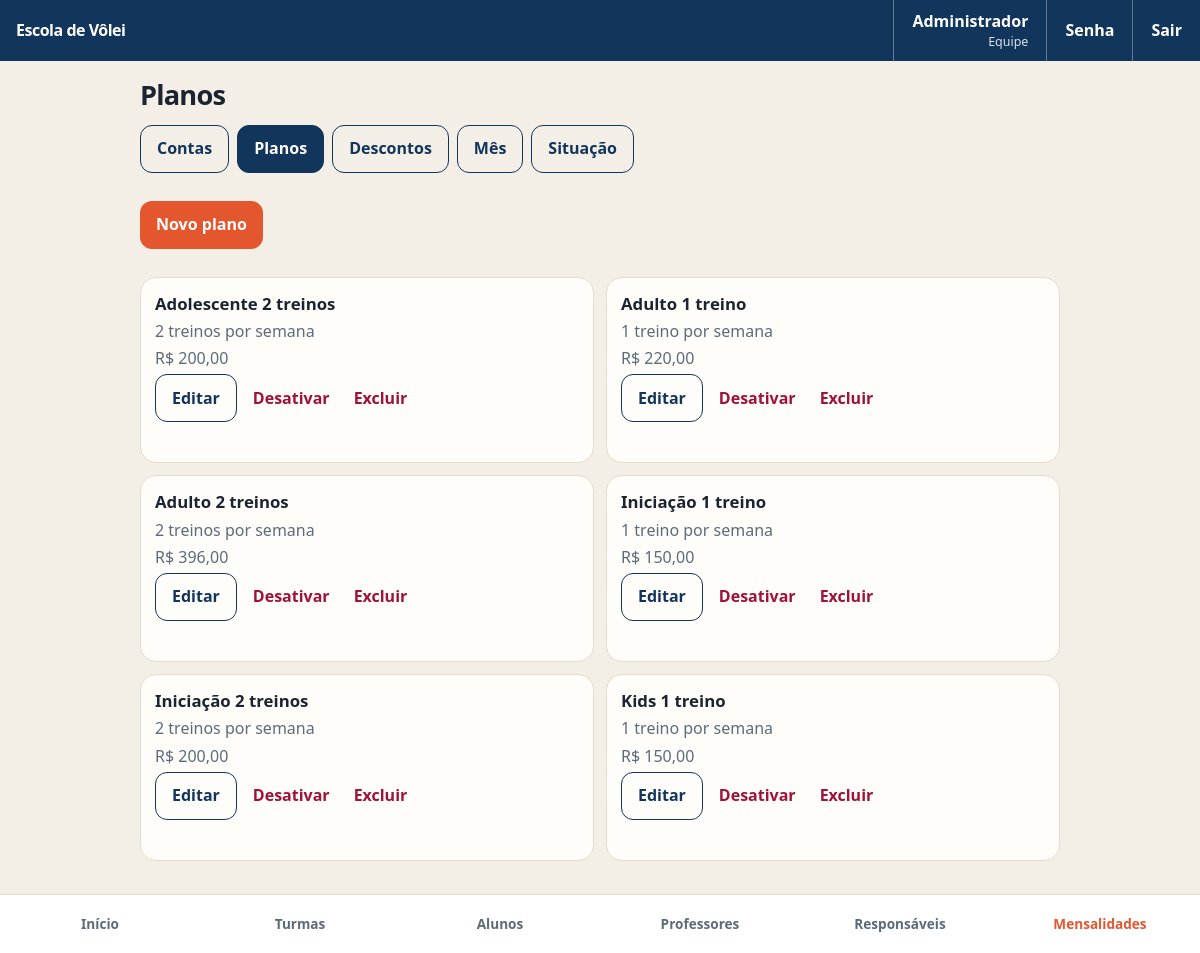
/mensalidades/planos (signed in), run on the app's committed database.
### tables this page shows
CREATE TABLE usuarios (
  id INT UNSIGNED AUTO_INCREMENT PRIMARY KEY,
  nome VARCHAR(120) NOT NULL,
  email VARCHAR(180) NOT NULL,
  senha_hash VARCHAR(255) NOT NULL,
  papel ENUM('equipe', 'responsavel', 'professor', 'aluno') NOT NULL,
  ativo TINYINT(1) NOT NULL DEFAULT 1,
  criado_em TIMESTAMP NOT NULL DEFAULT CURRENT_TIMESTAMP,
  atualizado_em TIMESTAMP NOT NULL DEFAULT CURRENT_TIMESTAMP ON UPDATE CURRENT_TIMESTAMP,
  UNIQUE KEY uq_usuarios_email (email)
);

CREATE TABLE planos (
  id INT UNSIGNED AUTO_INCREMENT PRIMARY KEY,
  nome VARCHAR(80) NOT NULL,
  treinos_semana TINYINT UNSIGNED NOT NULL,
  valor_centavos INT UNSIGNED NOT NULL,
  desconto_inicial DECIMAL(5,2) NULL,
  desconto_meses TINYINT UNSIGNED NULL,
  ativo TINYINT(1) NOT NULL DEFAULT 1,
  criado_em TIMESTAMP NOT NULL DEFAULT CURRENT_TIMESTAMP,
  atualizado_em TIMESTAMP NOT NULL DEFAULT CURRENT_TIMESTAMP ON UPDATE CURRENT_TIMESTAMP,
  CONSTRAINT ck_planos_treinos CHECK (treinos_semana BETWEEN 1 AND 7),
  CONSTRAINT ck_planos_valor CHECK (valor_centavos >= 0),
  CONSTRAINT ck_planos_desconto CHECK (
    (desconto_inicial IS NULL AND desconto_meses IS NULL)
    OR (desconto_inicial > 0 AND desconto_inicial <= 100 AND desconto_meses BETWEEN 1 AND 36)
  )
);

### src/helpers.php (called while the page is built, shortened)
<?php
function db(): PDO
{
    static $pdo = null;
    if ($pdo instanceof PDO) {
        return $pdo;
    }
    $c = require dirname(__DIR__) . '/config/database.php';
    $dsn = sprintf(
        'mysql:host=%s;port=%d;dbname=%s;charset=%s',
        $c['host'],
        $c['port'],
        $c['name'],
        $c['charset']
    );
    try {
        $pdo = new PDO($dsn, $c['user'], $c['pass'], [
            PDO::ATTR_ERRMODE => PDO::ERRMODE_EXCEPTION,
            PDO::ATTR_DEFAULT_FETCH_MODE => PDO::FETCH_ASSOC,
            PDO::ATTR_EMULATE_PREPARES => false,
        ]);
        $pdo->exec("SET time_zone = '-03:00'");
    } catch (PDOException $e) {
        error_log($e->getMessage());
        http_response_code(500);
        exit('Não foi possível conectar ao banco volei. Importe database/schema.sql no MariaDB.');
    }
    return $pdo;
}
function q(string $sql, array $params = []): array
{
    $st = db()->prepare($sql);
    $st->execute($params);
    return $st->fetchAll();
}
function q1(string $sql, array $params = []): ?array
{
    $st = db()->prepare($sql);
    $st->execute($params);
    $row = $st->fetch();
    return $row === false ? null : $row;
}
function base_path(): string
{
    $base = str_replace('\\', '/', dirname($_SERVER['SCRIPT_NAME'] ?? ''));
    $base = rtrim($base, '/');
    if ($base === '/' || $base === '.' || $base === '') {
        return '';
    }
    return $base;
}
function url(string $path = '/'): string
{
    $path = '/' . ltrim($path, '/');
    $full = base_path() . ($path === '/' ? '/' : $path);
    $partes = explode('/', $full);
    $partes = array_map(static fn (string $parte): string => rawurlencode($parte), $partes);
    $montada = implode('/', $partes);
    return $montada === '' ? '/' : $montada;
}
function request_path(): string
{
    $uri = parse_url($_SERVER['REQUEST_URI'] ?? '/', PHP_URL_PATH);
    $uri = rawurldecode(is_string($uri) ? $uri : '/');
    $base = base_path();
    $uri = '/' . trim($uri, '/');
    return $uri;
}
function e(?string $valor): string
{
    return htmlspecialchars((string) $valor, ENT_QUOTES, 'UTF-8');
}
function pull_flash(): ?array
{
    if (empty($_SESSION['flash']) || !is_array($_SESSION['flash'])) {
        return null;
    }
    $flash = $_SESSION['flash'];
    return $flash;
}
function render(string $view, array $data = [], bool $publico = false): void
{
    $data['publico'] = $publico;
    $data['usuario'] ??= Auth::usuario();
    $data['flash'] ??= pull_flash();
    $data['titulo'] ??= 'Escola de Vôlei';
    extract($data, EXTR_SKIP);
    require dirname(__DIR__) . '/views/' . $view . '.php';
    $conteudo = ob_get_clean();
    require dirname(__DIR__) . '/views/layout.php';
}
function require_login(): array
{
    $usuario = Auth::usuario();
    return $usuario;
}
function require_papel(string ...$papeis): array
{
    $usuario = require_login();
    return $usuario;
}
function nav_ativo(string $href): bool
{
    $atual = request_path();
    if ($href === '/') {
        return $atual === '/';
    }
    return $atual === $href || str_starts_with($atual, $href . '/');
}
function papel_label(string $papel): string
{
    return match ($papel) {
        'equipe' => 'Equipe',
        'responsavel' => 'Responsável',
        'professor' => 'Professor',
        'aluno' => 'Aluno',
        default => $papel,
    };
}
function formatar_centavos(int $centavos): string
{
    $negativo = $centavos < 0;
    $centavos = abs($centavos);
    $reais = number_format(intdiv($centavos, 100), 0, '', '.');
    return ($negativo ? '-' : '') . 'R$ ' . $reais . ',' . sprintf('%02d', $centavos % 100);
}

### src/controllers/mensalidades.php (called while the page is built, shortened)
<?php
function planos_listar(): void
{
    require_papel('equipe');
    render('mensalidades/planos', [
        'titulo' => 'Planos',
        'planos' => planos_todos(),
        'avisos' => avisos_desconto_inicial(),
    ]);
}

### index.php (called while the page is built, shortened)
<?php
require __DIR__ . '/src/bootstrap.php';
require __DIR__ . '/src/routes.php';
despachar();

### src/regras.php (called while the page is built, shortened)
<?php
function planos_todos(): array
{
    return q(
        'SELECT id, nome, treinos_semana, valor_centavos, desconto_inicial, desconto_meses, ativo
         FROM planos
         ORDER BY ativo DESC, nome'
    );
}

### src/Auth.php (called while the page is built, shortened)
<?php
final class Auth
{
    private static bool $resolvido = false;
    private static ?array $usuario = null;
    public static function usuario(): ?array
    {
        if (self::$resolvido) {
            return self::$usuario;
        }
        self::$resolvido = true;
        $id = $_SESSION['usuario_id'] ?? null;
        $usuario = q1(
            'SELECT id, nome, email, papel, ativo FROM usuarios WHERE id = ?',
            [(int) $id]
        );
        self::$usuario = $usuario;
        return $usuario;
    }
}

### views/mensalidades/planos.php (the view, shortened to what this page needs)
<h1>Planos</h1>
<div class="linha-acoes">
    <a class="btn btn-linha" href="<?= e(url('/mensalidades/planos/novo')) ?>">Novo plano</a>
</div>
<?php if ($planos === []): ?>
    <p class="vazio">Nenhum plano cadastrado.</p>
<?php else: ?>
    <div class="lista">
        <?php foreach ($planos as $plano): ?>
            <article class="cartao">
                <strong><?= e($plano['nome']) ?></strong>
                <span><?= (int) $plano['treinos_semana'] ?> <?= (int) $plano['treinos_semana'] === 1 ? 'treino por semana' : 'treinos por semana' ?></span>
                <span><?= e(formatar_centavos((int) $plano['valor_centavos'])) ?></span>
                <div class="linha-acoes">
                    <a class="btn btn-secundario btn-linha" href="<?= e(url('/mensalidades/planos/' . $plano['id'] . '/editar')) ?>">Editar</a>
                    <form method="post" action="<?= e(url('/mensalidades/planos/' . $plano['id'] . '/ativo')) ?>">
                        <button class="btn-perigo" type="submit"><?= (int) $plano['ativo'] ? 'Desativar' : 'Reativar' ?></button>
                    </form>
                    <form method="post" action="<?= e(url('/mensalidades/planos/' . $plano['id'] . '/excluir')) ?>" onsubmit="return confirm('Excluir este plano?');">
                        <button class="btn-perigo" type="submit">Excluir</button>
                    </form>
                </div>
            </article>
        <?php endforeach; ?>
    </div>
<?php endif; ?>

### src/routes.php (shortened to what this page needs)
<?php
require __DIR__ . '/controllers/auth.php';
require __DIR__ . '/controllers/mensalidades.php';
function despachar(): void
{
    $metodo = $_SERVER['REQUEST_METHOD'] ?? 'GET';
    $caminho = request_path();
    foreach ($rotas as [$metodoRota, $padrao, $acao]) {
        if ($metodoRota === $metodo && preg_match($padrao, $caminho, $params)) {
            array_shift($params);
            $acao(...$params);
            return;
        }
    }
}

### views/layout.php (shortened to what this page needs)
<!DOCTYPE html>
<html lang="pt-BR">
<head>
    <link rel="stylesheet" href="<?= e(url('/assets/css/app.css')) ?>?v=<?= (int) @filemtime(__DIR__ . '/../assets/css/app.css') ?>">
</head>
<body class="<?= !empty($publico) ? 'publico' : 'app' ?>">
<?php if (!empty($publico)): ?>
    <main class="miolo miolo-publico">
        <?= $conteudo ?>
    </main>
<?php else: ?>
    <header class="topo">
        <a class="marca-topo" href="<?= e(url('/')) ?>">Escola de Vôlei</a>
        <?php if (!empty($usuario)): ?>
            <div class="topo-acoes">
                <p class="quem">
                    <strong><?= e($usuario['nome']) ?></strong>
                    <span><?= e(papel_label($usuario['papel'])) ?></span>
                </p>
                <?php if ($usuario['papel'] === 'equipe'): ?>
                    <a class="link-topo" href="<?= e(url('/senha')) ?>">Senha</a>
                <?php endif; ?>
                <form class="topo-sair" method="post" action="<?= e(url('/sair')) ?>">
                    <button class="link-topo botao-link" type="submit">Sair</button>
                </form>
            </div>
        <?php endif; ?>
    </header>
    <main class="miolo">
        <?= $conteudo ?>
    </main>
    <?php if (!empty($usuario)): ?>
        <nav class="nav" aria-label="Principal">
            <?php
            if ($usuario['papel'] === 'equipe') {
                $itens = [['/', 'Início'], ['/turmas', 'Turmas'], ['/alunos', 'Alunos'], ['/professores', 'Professores'], ['/responsaveis', 'Responsáveis'], ['/mensalidades', 'Mensalidades']];
            } elseif ($usuario['papel'] === 'professor') {
                $itens = [['/', 'Início'], ['/senha', 'Senha']];
            } else {
                $itens = [['/', 'Início'], ['/pagamentos', 'Pagamentos'], ['/senha', 'Senha']];
            }
            foreach ($itens as [$href, $rotulo]):
            ?>
                <a href="<?= e(url($href)) ?>"<?= nav_ativo($href) ? ' aria-current="page"' : '' ?>><?= e($rotulo) ?></a>
            <?php endforeach; ?>
        </nav>
    <?php endif; ?>
<?php endif; ?>
</body>
</html>

### assets/css/app.css (style rules this page uses)
:root { color-scheme: light; --navy: #12355b; --ink: #1b2430; --muted: #5c6b7a; --sand: #f4efe6; --card: #fffdf9; --line: #e6dccb; --orange: #e4572e; --orange-dark: #c2410c; --ok: #166534; --ok-bg: #e8f6ee; --erro: #9f1239; --erro-bg: #fde8ee; --selo: #9a3412; --selo-bg: #ffedd5; }
* { box-sizing: border-box; }
html, body { margin: 0; padding: 0; }
body { font-family: "Segoe UI", "Helvetica Neue", sans-serif; color: var(--ink); background: var(--sand); line-height: 1.45; }
body.app { padding-bottom: 92px; }
a { color: var(--navy); }
h1 { margin: 0 0 14px; font-size: 1.7rem; letter-spacing: -0.03em; line-height: 1.15; }
.topo { position: sticky; top: 0; z-index: 5; display: flex; justify-content: space-between; gap: 16px; align-items: stretch; padding: 0 0 0 16px; background: var(--navy); color: #fff; }
.marca-topo { display: flex; align-items: center; color: #fff; font-weight: 800; text-decoration: none; letter-spacing: -0.03em; padding: 14px 0; }
.topo-acoes { display: flex; align-items: stretch; gap: 0; min-width: 0; }
.quem { display: flex; flex-direction: column; justify-content: center; margin: 0; min-width: 0; text-align: right; padding: 10px 18px; border-left: 1px solid rgba(255, 255, 255, 0.35); }
.quem strong, .quem span { display: block; overflow: hidden; text-overflow: ellipsis; white-space: nowrap; max-width: 42vw; }
.quem span { color: #d6e2ee; font-size: 0.78rem; }
.topo-sair { display: flex; align-items: stretch; margin: 0; }
.link-topo, .botao-link { display: flex; align-items: center; color: #fff; background: transparent; border: 0; border-left: 1px solid rgba(255, 255, 255, 0.35); font: inherit; font-weight: 700; text-decoration: none; min-height: 52px; padding: 0 18px; cursor: pointer; }
.miolo { width: min(920px, calc(100% - 28px)); margin: 18px auto 0; }
.btn, .btn-secundario, .btn-perigo { display: inline-flex; align-items: center; justify-content: center; min-height: 48px; padding: 0 16px; border-radius: 12px; font: inherit; font-weight: 800; text-decoration: none; cursor: pointer; width: 100%; }
.btn { background: var(--orange); color: #fff; border: 0; }
.btn-secundario { background: transparent; color: var(--navy); border: 1.5px solid var(--navy); }
.btn-perigo { width: auto; background: transparent; color: var(--erro); border: 0; padding: 0 8px; }
.btn-linha { width: auto; margin-bottom: 14px; }
.linha-acoes { display: flex; flex-wrap: wrap; gap: 8px; margin-bottom: 14px; }
.linha-acoes .btn, .linha-acoes .btn-secundario { width: auto; }
.lista { display: grid; gap: 12px; }
.cartao, .bloco { background: var(--card); border: 1px solid var(--line); border-radius: 16px; padding: 14px 14px 12px; }
.cartao { display: grid; gap: 4px; align-content: start; }
.cartao strong { font-size: 1.05rem; }
.cartao span, .estado, .vazio { color: var(--muted); }
.nav { position: fixed; left: 0; right: 0; bottom: 0; z-index: 6; display: flex; background: #fff; border-top: 1px solid var(--line); padding-bottom: env(safe-area-inset-bottom); }
.nav a { flex: 1; min-height: 58px; display: flex; align-items: center; justify-content: center; padding: 8px 4px; text-align: center; text-decoration: none; color: var(--muted); font-size: 0.72rem; font-weight: 800; line-height: 1.15; }
.nav a[aria-current="page"] { color: var(--orange); }
@media (min-width: 800px) { .lista { grid-template-columns: 1fr 1fr; } }
@media (min-width: 800px) { .nav a { font-size: 0.85rem; } }

### data on the page
usuarios: nome "Administrador", papel "Equipe"
planos: nome "Adolescente 2 treinos", treinos_semana "2", shows "treinos por semana", valor_centavos "R$ 200,00", ativo "Desativar"
planos: nome "Adulto 1 treino", treinos_semana "1", shows "treino por semana", valor_centavos "R$ 220,00", ativo "Desativar"
planos: nome "Adulto 2 treinos", treinos_semana "2", shows "treinos por semana", valor_centavos "R$ 396,00", ativo "Desativar"
planos: nome "Iniciação 1 treino", treinos_semana "1", shows "treino por semana", valor_centavos "R$ 150,00", ativo "Desativar"
planos: nome "Iniciação 2 treinos", treinos_semana "2", shows "treinos por semana", valor_centavos "R$ 200,00", ativo "Desativar"
planos: nome "Kids 1 treino", treinos_semana "1", shows "treino por semana", valor_centavos "R$ 150,00", ativo "Desativar"

### other printed values
$rotulo "Contas"
$rotulo "Planos"
$rotulo "Descontos"
$rotulo "Mês"
$rotulo "Situação"
$rotulo "Início"
$rotulo "Turmas"
$rotulo "Alunos"
$rotulo "Professores"
$rotulo "Responsáveis"
$rotulo "Mensalidades"
